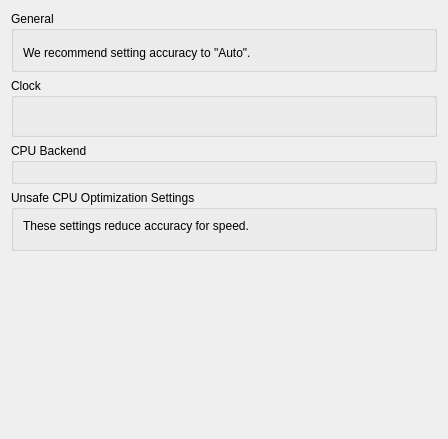
<?xml version="1.0" encoding="UTF-8"?>
<ui version="4.0">
 <class>ConfigureCpu</class>
 <widget class="QWidget" name="ConfigureCpu">
  <property name="geometry">
   <rect>
    <x>0</x>
    <y>0</y>
    <width>448</width>
    <height>439</height>
   </rect>
  </property>
  <property name="windowTitle">
   <string>Form</string>
  </property>
  <property name="accessibleName">
   <string>CPU</string>
  </property>
  <layout class="QVBoxLayout" name="vboxlayout_2" stretch="0">
   <item>
    <layout class="QVBoxLayout" name="vboxlayout">
     <property name="bottomMargin">
      <number>0</number>
     </property>
     <item>
      <widget class="QGroupBox" name="groupBox">
       <property name="title">
        <string>General</string>
       </property>
       <layout class="QVBoxLayout">
        <item>
         <widget class="QWidget" name="widget_accuracy" native="true">
          <layout class="QVBoxLayout" name="verticalLayout">
           <property name="leftMargin">
            <number>0</number>
           </property>
           <property name="topMargin">
            <number>0</number>
           </property>
           <property name="rightMargin">
            <number>0</number>
           </property>
           <property name="bottomMargin">
            <number>0</number>
           </property>
          </layout>
         </widget>
        </item>
        <item>
         <widget class="QLabel" name="label_recommended_accuracy">
          <property name="text">
           <string>We recommend setting accuracy to &quot;Auto&quot;.</string>
          </property>
          <property name="wordWrap">
           <bool>false</bool>
          </property>
         </widget>
        </item>
       </layout>
      </widget>
     </item>
     <item>
      <widget class="QGroupBox" name="clock_group">
       <property name="title">
        <string>Clock</string>
       </property>
       <layout class="QVBoxLayout" name="verticalLayout_2">
        <item>
         <widget class="QWidget" name="widget_clock" native="true">
          <layout class="QVBoxLayout" name="clock_layout"/>
         </widget>
        </item>
       </layout>
      </widget>
     </item>
     <item>
      <widget class="QGroupBox" name="backend_group">
       <property name="visible">
        <bool>false</bool>
       </property>
       <property name="title">
        <string>CPU Backend</string>
       </property>
       <layout class="QVBoxLayout">
        <item>
         <widget class="QWidget" name="widget_backend" native="true">
          <layout class="QVBoxLayout" name="verticalLayout1">
           <property name="leftMargin">
            <number>0</number>
           </property>
           <property name="topMargin">
            <number>0</number>
           </property>
           <property name="rightMargin">
            <number>0</number>
           </property>
           <property name="bottomMargin">
            <number>0</number>
           </property>
          </layout>
         </widget>
        </item>
       </layout>
      </widget>
     </item>
     <item>
      <widget class="QGroupBox" name="unsafe_group">
       <property name="title">
        <string>Unsafe CPU Optimization Settings</string>
       </property>
       <layout class="QVBoxLayout">
        <item>
         <widget class="QLabel" name="label_accuracy_description">
          <property name="text">
           <string>These settings reduce accuracy for speed.</string>
          </property>
          <property name="wordWrap">
           <bool>false</bool>
          </property>
         </widget>
        </item>
        <item>
         <widget class="QWidget" name="unsafe_widget" native="true">
          <layout class="QVBoxLayout" name="unsafe_layout">
           <property name="leftMargin">
            <number>0</number>
           </property>
           <property name="topMargin">
            <number>0</number>
           </property>
           <property name="rightMargin">
            <number>0</number>
           </property>
           <property name="bottomMargin">
            <number>0</number>
           </property>
          </layout>
         </widget>
        </item>
       </layout>
      </widget>
     </item>
     <item>
      <spacer name="verticalSpacer">
       <property name="orientation">
        <enum>Qt::Orientation::Vertical</enum>
       </property>
       <property name="sizeType">
        <enum>QSizePolicy::Policy::Expanding</enum>
       </property>
       <property name="sizeHint" stdset="0">
        <size>
         <width>20</width>
         <height>40</height>
        </size>
       </property>
      </spacer>
     </item>
    </layout>
   </item>
  </layout>
 </widget>
 <resources/>
 <connections/>
</ui>
